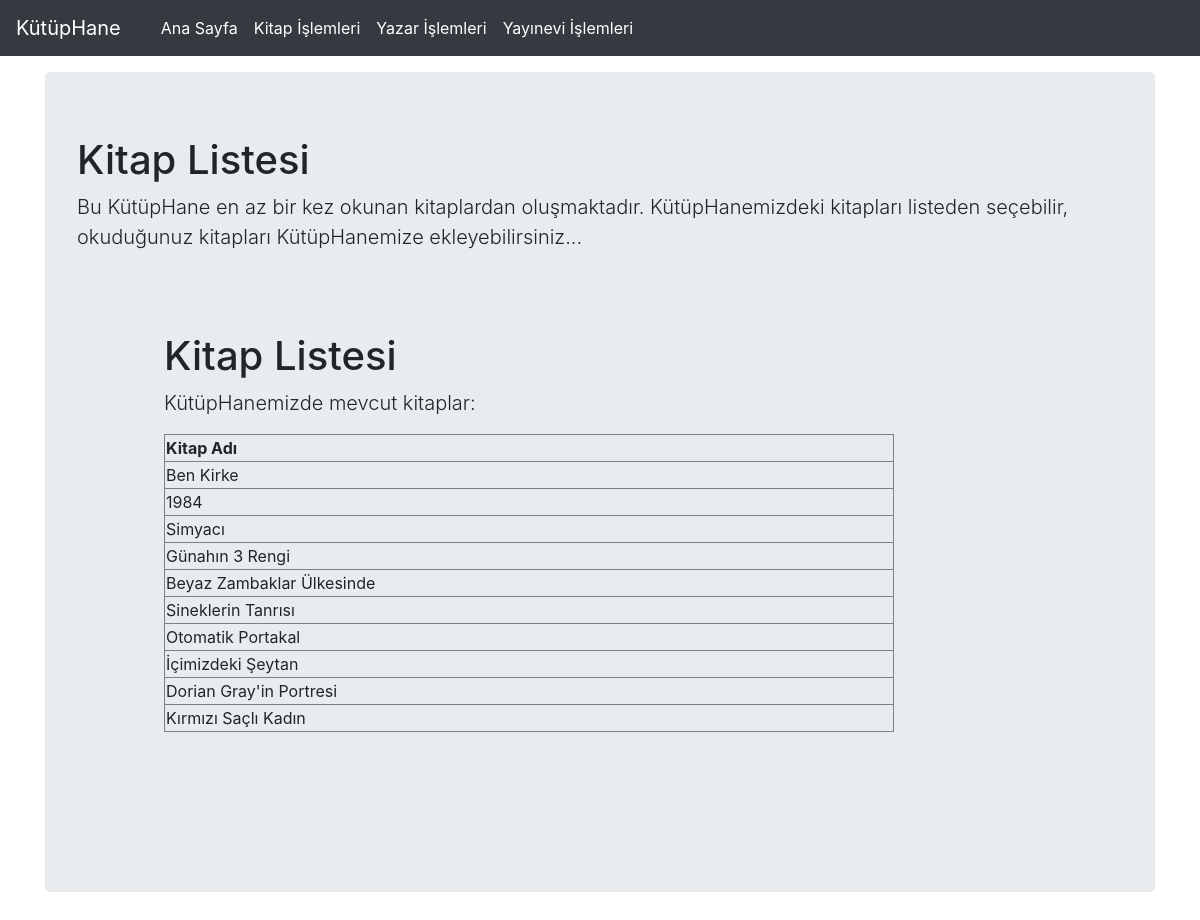
The page / on the database its author committed.
### tables this page shows
CREATE TABLE `kitap` (
  `eserKayitNo` int(11) NOT NULL COMMENT 'eserin sisteme kayıt olduğu esnada otomatik verilen kayıt numarası. ',
  `eserISBN` varchar(15) NOT NULL COMMENT 'Veritabanına kaydedilen kitaba ait ISBN bilgisini içerir.',
  `eserKayitTarihi` timestamp NOT NULL DEFAULT current_timestamp() COMMENT 'eserin sisteme kayıt olduğu tarih.',
  `eserAdi` varchar(50) NOT NULL COMMENT 'esere ait tam ad bilgisi.',
  `eserBasimYili` year(4) NOT NULL COMMENT 'esere ait basım yılı bilgisini içerir.',
  `yazarNo` int(11) NOT NULL COMMENT 'sisteme kaydedilen yazarlara ait kayıt numarası bilgisidir.',
  `yayineviNo` int(11) NOT NULL COMMENT 'sisteme kaydedilen yayınevlerine ait kayıt numarası bilgisidir.',
  `eserAciklama` text NOT NULL COMMENT 'sistemdeki kayıtlı eserlere ait açıklama alanıdır.'
);

### index.php (the view, shortened to what this page needs)
<?php
    require_once("baglanti.php");
    $sonuc = mysqli_query($baglanti, " SELECT * FROM kitap ");
?>
<!DOCTYPE html>
<html lang="tr"><head><meta http-equiv="Content-Type" content="text/html; charset=UTF-8">
<link href="bootstrap.min.css" rel="stylesheet">
    <link href="navbar-top-fixed.css" rel="stylesheet">
  </head>
  <body>
    <nav class="navbar navbar-expand-md navbar-dark fixed-top bg-dark">
  <a class="navbar-brand" href="">KütüpHane</a>
  <div class="collapse navbar-collapse" id="navbarCollapse">
    <ul class="navbar-nav mr-auto">
	<li class="nav-item active">
        <a class="nav-link" href="#"></a>
      </li>
      <li class="nav-item active">
        <a class="nav-link" href="index.php">Ana Sayfa <span class="sr-only"></span></a>
      </li>
       <li class="nav-item active">
        <a class="nav-link" href="kitap.php">Kitap İşlemleri</a>
      </li>
	   <li class="nav-item active">
        <a class="nav-link" href="yazar.php">Yazar İşlemleri</a>
      </li>
	  <li class="nav-item active">
        <a class="nav-link" href="yayinevi.php">Yayınevi İşlemleri</a>
      </li>
    </ul>
  </div>
</nav>
<main role="main" class="container">
  <div class="jumbotron">
    <h1>Kitap Listesi</h1>
    <p class="lead">Bu KütüpHane en az bir kez okunan kitaplardan oluşmaktadır.
	KütüpHanemizdeki kitapları listeden seçebilir, okuduğunuz kitapları KütüpHanemize ekleyebilirsiniz...</p>
    <p>
    <ol>
      <main role="main" class="container">
  <div class="jumbotron">
    <h1>Kitap Listesi</h1>
    <p class="lead">KütüpHanemizde mevcut kitaplar:</p>
<?php
            echo("<table border=1 width=80%>");
                echo("<tr>");
                    echo("<td width=25%><b>Kitap Adı</b></td>");
                    echo("</tr>");
            while($satir = mysqli_fetch_assoc($sonuc)){
                echo("<tr>");
                echo("<td>".$satir["eserAdi"]."</td>");
                echo("</tr>");
            }
            echo("</table>");
        ?>
    </ol>
    </p>
  </div>
</main>
</body></html>

### navbar-top-fixed.css (style rules this page uses)
body { min-height: 75rem; padding-top: 4.5rem; }

### rows shown on the page
kitap: eserAdi "Ben Kirke"
kitap: eserAdi "1984"
kitap: eserAdi "Simyacı"
kitap: eserAdi "Günahın 3 Rengi"
kitap: eserAdi "Beyaz Zambaklar Ülkesinde"
kitap: eserAdi "Sineklerin Tanrısı"
kitap: eserAdi "Otomatik Portakal"
kitap: eserAdi "İçimizdeki Şeytan"
kitap: eserAdi "Dorian Gray'in Portresi"
kitap: eserAdi "Kırmızı Saçlı Kadın"
